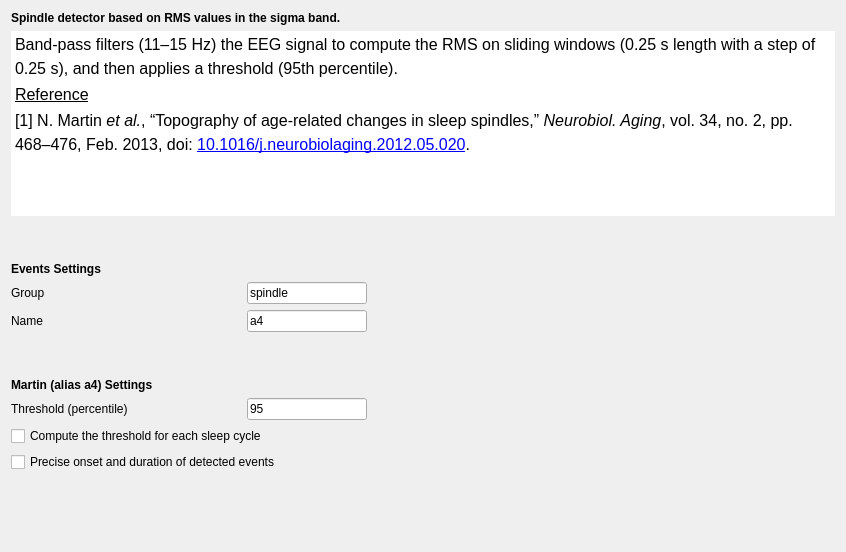
<?xml version="1.0" encoding="UTF-8"?>
<ui version="4.0">
 <class>MartinSettings</class>
 <widget class="QWidget" name="MartinSettings">
  <property name="geometry">
   <rect>
    <x>0</x>
    <y>0</y>
    <width>846</width>
    <height>552</height>
   </rect>
  </property>
  <property name="windowTitle">
   <string/>
  </property>
  <layout class="QVBoxLayout" name="verticalLayout_2">
   <item>
    <widget class="QLabel" name="label_6">
     <property name="font">
      <font>
       <italic>false</italic>
       <bold>false</bold>
      </font>
     </property>
     <property name="text">
      <string>&lt;html&gt;&lt;head/&gt;&lt;body&gt;&lt;p&gt;&lt;span style=&quot; font-weight:600;&quot;&gt;Spindle detector based on RMS values in the sigma band.&lt;/span&gt;&lt;/p&gt;&lt;/body&gt;&lt;/html&gt;</string>
     </property>
    </widget>
   </item>
   <item>
    <widget class="QTextEdit" name="textEdit">
     <property name="maximumSize">
      <size>
       <width>16777215</width>
       <height>185</height>
      </size>
     </property>
     <property name="frameShape">
      <enum>QFrame::Shape::NoFrame</enum>
     </property>
     <property name="lineWidth">
      <number>0</number>
     </property>
     <property name="readOnly">
      <bool>true</bool>
     </property>
     <property name="html">
      <string>&lt;!DOCTYPE HTML PUBLIC &quot;-//W3C//DTD HTML 4.0//EN&quot; &quot;http://www.w3.org/TR/REC-html40/strict.dtd&quot;&gt;
&lt;html&gt;&lt;head&gt;&lt;meta name=&quot;qrichtext&quot; content=&quot;1&quot; /&gt;&lt;meta charset=&quot;utf-8&quot; /&gt;&lt;style type=&quot;text/css&quot;&gt;
p, li { white-space: pre-wrap; }
hr { height: 1px; border-width: 0; }
li.unchecked::marker { content: &quot;\2610&quot;; }
li.checked::marker { content: &quot;\2612&quot;; }
&lt;/style&gt;&lt;/head&gt;&lt;body style=&quot; font-size:12pt; font-weight:400; font-style:normal;&quot;&gt;
&lt;p style=&quot; margin-top:0px; margin-bottom:0px; margin-left:0px; margin-right:0px; -qt-block-indent:0; text-indent:0px; line-height:135%;&quot;&gt;Band-pass filters (11–15 Hz) the EEG signal to compute the RMS on sliding windows (0.25 s length with a step of 0.25 s), and then applies a threshold (95th percentile).&lt;/p&gt;
&lt;p style=&quot; margin-top:0px; margin-bottom:0px; margin-left:0px; margin-right:0px; -qt-block-indent:0; text-indent:0px; line-height:135%;&quot;&gt;&lt;span style=&quot; text-decoration: underline;&quot;&gt;Reference&lt;/span&gt;&lt;/p&gt;
&lt;p style=&quot; margin-top:0px; margin-bottom:0px; margin-left:0px; margin-right:0px; -qt-block-indent:0; text-indent:0px; line-height:135%;&quot;&gt;[1] N. Martin &lt;span style=&quot; font-style:italic;&quot;&gt;et al.&lt;/span&gt;, “Topography of age-related changes in sleep spindles,” &lt;span style=&quot; font-style:italic;&quot;&gt;Neurobiol. Aging&lt;/span&gt;, vol. 34, no. 2, pp. 468–476, Feb. 2013, doi: &lt;a href=&quot;https://doi.org/10.1016/j.neurobiolaging.2012.05.020&quot;&gt;&lt;span style=&quot; text-decoration: underline; color:#0000ff;&quot;&gt;10.1016/j.neurobiolaging.2012.05.020&lt;/span&gt;&lt;/a&gt;. &lt;/p&gt;&lt;/body&gt;&lt;/html&gt;</string>
     </property>
    </widget>
   </item>
   <item>
    <spacer name="verticalSpacer_2">
     <property name="orientation">
      <enum>Qt::Orientation::Vertical</enum>
     </property>
     <property name="sizeType">
      <enum>QSizePolicy::Policy::Fixed</enum>
     </property>
     <property name="sizeHint" stdset="0">
      <size>
       <width>20</width>
       <height>40</height>
      </size>
     </property>
    </spacer>
   </item>
   <item>
    <widget class="QLabel" name="label">
     <property name="font">
      <font>
       <italic>false</italic>
       <bold>false</bold>
      </font>
     </property>
     <property name="text">
      <string>&lt;html&gt;&lt;head/&gt;&lt;body&gt;&lt;p&gt;&lt;span style=&quot; font-weight:600;&quot;&gt;Events Settings&lt;/span&gt;&lt;/p&gt;&lt;/body&gt;&lt;/html&gt;</string>
     </property>
    </widget>
   </item>
   <item>
    <layout class="QFormLayout" name="formLayout_2">
     <item row="0" column="0">
      <layout class="QHBoxLayout" name="horizontalLayout">
       <item>
        <widget class="QLabel" name="label_2">
         <property name="sizePolicy">
          <sizepolicy hsizetype="Preferred" vsizetype="Preferred">
           <horstretch>0</horstretch>
           <verstretch>0</verstretch>
          </sizepolicy>
         </property>
         <property name="minimumSize">
          <size>
           <width>230</width>
           <height>0</height>
          </size>
         </property>
         <property name="maximumSize">
          <size>
           <width>16777215</width>
           <height>16777215</height>
          </size>
         </property>
         <property name="text">
          <string>Group</string>
         </property>
        </widget>
       </item>
       <item>
        <widget class="QLineEdit" name="group_lineEdit">
         <property name="minimumSize">
          <size>
           <width>120</width>
           <height>0</height>
          </size>
         </property>
         <property name="maximumSize">
          <size>
           <width>120</width>
           <height>16777215</height>
          </size>
         </property>
         <property name="toolTip">
          <string>Define in which group the spindles will be added.</string>
         </property>
         <property name="text">
          <string>spindle</string>
         </property>
        </widget>
       </item>
      </layout>
     </item>
     <item row="0" column="1">
      <spacer name="horizontalSpacer">
       <property name="orientation">
        <enum>Qt::Orientation::Horizontal</enum>
       </property>
       <property name="sizeType">
        <enum>QSizePolicy::Policy::Expanding</enum>
       </property>
       <property name="sizeHint" stdset="0">
        <size>
         <width>40</width>
         <height>20</height>
        </size>
       </property>
      </spacer>
     </item>
     <item row="1" column="0">
      <layout class="QHBoxLayout" name="horizontalLayout_3">
       <item>
        <widget class="QLabel" name="label_3">
         <property name="minimumSize">
          <size>
           <width>230</width>
           <height>0</height>
          </size>
         </property>
         <property name="maximumSize">
          <size>
           <width>16777215</width>
           <height>16777215</height>
          </size>
         </property>
         <property name="text">
          <string>Name</string>
         </property>
        </widget>
       </item>
       <item>
        <widget class="QLineEdit" name="name_lineEdit">
         <property name="minimumSize">
          <size>
           <width>120</width>
           <height>0</height>
          </size>
         </property>
         <property name="maximumSize">
          <size>
           <width>120</width>
           <height>16777215</height>
          </size>
         </property>
         <property name="toolTip">
          <string>Define the name of the spindle events.</string>
         </property>
         <property name="text">
          <string>a4</string>
         </property>
        </widget>
       </item>
      </layout>
     </item>
     <item row="1" column="1">
      <spacer name="horizontalSpacer_4">
       <property name="orientation">
        <enum>Qt::Orientation::Horizontal</enum>
       </property>
       <property name="sizeHint" stdset="0">
        <size>
         <width>40</width>
         <height>20</height>
        </size>
       </property>
      </spacer>
     </item>
    </layout>
   </item>
   <item>
    <spacer name="verticalSpacer_3">
     <property name="orientation">
      <enum>Qt::Orientation::Vertical</enum>
     </property>
     <property name="sizeType">
      <enum>QSizePolicy::Policy::Fixed</enum>
     </property>
     <property name="sizeHint" stdset="0">
      <size>
       <width>20</width>
       <height>40</height>
      </size>
     </property>
    </spacer>
   </item>
   <item>
    <widget class="QLabel" name="label_5">
     <property name="font">
      <font>
       <italic>false</italic>
       <bold>false</bold>
      </font>
     </property>
     <property name="text">
      <string>&lt;html&gt;&lt;head/&gt;&lt;body&gt;&lt;p&gt;&lt;span style=&quot; font-weight:600;&quot;&gt;Martin (alias a4) Settings&lt;/span&gt;&lt;/p&gt;&lt;/body&gt;&lt;/html&gt;</string>
     </property>
    </widget>
   </item>
   <item>
    <layout class="QFormLayout" name="formLayout">
     <item row="0" column="0">
      <layout class="QHBoxLayout" name="horizontalLayout_2">
       <item>
        <widget class="QLabel" name="label_4">
         <property name="minimumSize">
          <size>
           <width>230</width>
           <height>0</height>
          </size>
         </property>
         <property name="maximumSize">
          <size>
           <width>16777215</width>
           <height>16777215</height>
          </size>
         </property>
         <property name="text">
          <string>Threshold (percentile)</string>
         </property>
        </widget>
       </item>
       <item>
        <widget class="QLineEdit" name="threshold_lineEdit">
         <property name="minimumSize">
          <size>
           <width>120</width>
           <height>0</height>
          </size>
         </property>
         <property name="maximumSize">
          <size>
           <width>120</width>
           <height>16777215</height>
          </size>
         </property>
         <property name="text">
          <string>95</string>
         </property>
        </widget>
       </item>
      </layout>
     </item>
     <item row="0" column="1">
      <spacer name="horizontalSpacer_3">
       <property name="orientation">
        <enum>Qt::Orientation::Horizontal</enum>
       </property>
       <property name="sizeHint" stdset="0">
        <size>
         <width>40</width>
         <height>20</height>
        </size>
       </property>
      </spacer>
     </item>
     <item row="1" column="0">
      <layout class="QVBoxLayout" name="verticalLayout">
       <item>
        <widget class="QCheckBox" name="threshold_cycle_checkBox">
         <property name="sizePolicy">
          <sizepolicy hsizetype="Expanding" vsizetype="Fixed">
           <horstretch>0</horstretch>
           <verstretch>0</verstretch>
          </sizepolicy>
         </property>
         <property name="minimumSize">
          <size>
           <width>350</width>
           <height>0</height>
          </size>
         </property>
         <property name="maximumSize">
          <size>
           <width>16777215</width>
           <height>16777215</height>
          </size>
         </property>
         <property name="text">
          <string>Compute the threshold for each sleep cycle</string>
         </property>
        </widget>
       </item>
       <item>
        <widget class="QCheckBox" name="precise_checkBox">
         <property name="minimumSize">
          <size>
           <width>350</width>
           <height>0</height>
          </size>
         </property>
         <property name="toolTip">
          <string>The RMS values are computed on a sliding window (for each sample) before the onset and after the end of the event to precise the event length.  The detected even cannot be shorter only unchanged or longer.</string>
         </property>
         <property name="text">
          <string>Precise onset and duration of detected events</string>
         </property>
        </widget>
       </item>
      </layout>
     </item>
     <item row="1" column="1">
      <spacer name="horizontalSpacer_2">
       <property name="orientation">
        <enum>Qt::Orientation::Horizontal</enum>
       </property>
       <property name="sizeType">
        <enum>QSizePolicy::Policy::Expanding</enum>
       </property>
       <property name="sizeHint" stdset="0">
        <size>
         <width>40</width>
         <height>20</height>
        </size>
       </property>
      </spacer>
     </item>
    </layout>
   </item>
   <item>
    <spacer name="verticalSpacer">
     <property name="orientation">
      <enum>Qt::Orientation::Vertical</enum>
     </property>
     <property name="sizeHint" stdset="0">
      <size>
       <width>20</width>
       <height>40</height>
      </size>
     </property>
    </spacer>
   </item>
  </layout>
 </widget>
 <resources>
  <include location="../../../../../snooz-toolbox/src/main/python/ui/themes/themes.qrc"/>
 </resources>
 <connections>
  <connection>
   <sender>threshold_cycle_checkBox</sender>
   <signal>stateChanged(int)</signal>
   <receiver>MartinSettings</receiver>
   <slot>thresh_per_cycle_slot()</slot>
   <hints>
    <hint type="sourcelabel">
     <x>125</x>
     <y>451</y>
    </hint>
    <hint type="destinationlabel">
     <x>278</x>
     <y>275</y>
    </hint>
   </hints>
  </connection>
 </connections>
 <slots>
  <slot>thresh_per_cycle_slot()</slot>
 </slots>
</ui>
